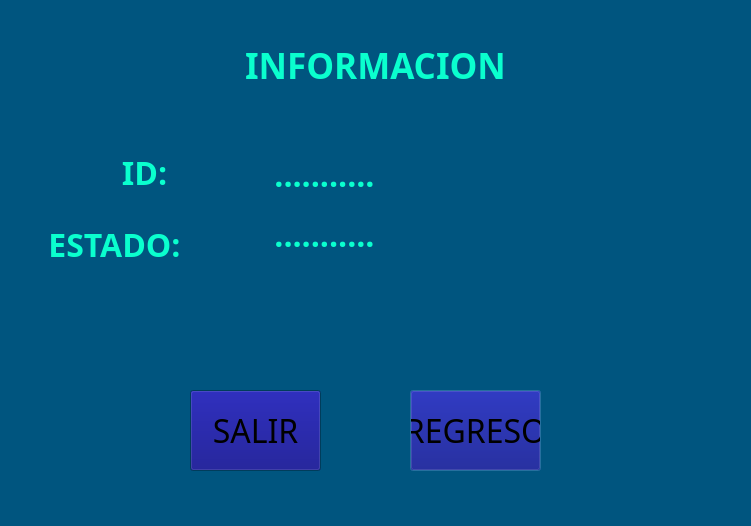
<?xml version="1.0" encoding="UTF-8"?>
<ui version="4.0">
 <class>ayuda</class>
 <widget class="QDialog" name="ayuda">
  <property name="geometry">
   <rect>
    <x>0</x>
    <y>0</y>
    <width>751</width>
    <height>526</height>
   </rect>
  </property>
  <property name="palette">
   <palette>
    <active>
     <colorrole role="WindowText">
      <brush brushstyle="SolidPattern">
       <color alpha="255">
        <red>10</red>
        <green>255</green>
        <blue>206</blue>
       </color>
      </brush>
     </colorrole>
     <colorrole role="Button">
      <brush brushstyle="SolidPattern">
       <color alpha="255">
        <red>0</red>
        <green>0</green>
        <blue>127</blue>
       </color>
      </brush>
     </colorrole>
     <colorrole role="Text">
      <brush brushstyle="SolidPattern">
       <color alpha="255">
        <red>10</red>
        <green>255</green>
        <blue>206</blue>
       </color>
      </brush>
     </colorrole>
     <colorrole role="ButtonText">
      <brush brushstyle="SolidPattern">
       <color alpha="255">
        <red>10</red>
        <green>255</green>
        <blue>206</blue>
       </color>
      </brush>
     </colorrole>
     <colorrole role="Base">
      <brush brushstyle="SolidPattern">
       <color alpha="255">
        <red>0</red>
        <green>85</green>
        <blue>127</blue>
       </color>
      </brush>
     </colorrole>
     <colorrole role="Window">
      <brush brushstyle="SolidPattern">
       <color alpha="255">
        <red>0</red>
        <green>85</green>
        <blue>127</blue>
       </color>
      </brush>
     </colorrole>
     <colorrole role="PlaceholderText">
      <brush brushstyle="SolidPattern">
       <color alpha="128">
        <red>10</red>
        <green>255</green>
        <blue>206</blue>
       </color>
      </brush>
     </colorrole>
    </active>
    <inactive>
     <colorrole role="WindowText">
      <brush brushstyle="SolidPattern">
       <color alpha="255">
        <red>10</red>
        <green>255</green>
        <blue>206</blue>
       </color>
      </brush>
     </colorrole>
     <colorrole role="Button">
      <brush brushstyle="SolidPattern">
       <color alpha="255">
        <red>0</red>
        <green>0</green>
        <blue>127</blue>
       </color>
      </brush>
     </colorrole>
     <colorrole role="Text">
      <brush brushstyle="SolidPattern">
       <color alpha="255">
        <red>10</red>
        <green>255</green>
        <blue>206</blue>
       </color>
      </brush>
     </colorrole>
     <colorrole role="ButtonText">
      <brush brushstyle="SolidPattern">
       <color alpha="255">
        <red>10</red>
        <green>255</green>
        <blue>206</blue>
       </color>
      </brush>
     </colorrole>
     <colorrole role="Base">
      <brush brushstyle="SolidPattern">
       <color alpha="255">
        <red>0</red>
        <green>85</green>
        <blue>127</blue>
       </color>
      </brush>
     </colorrole>
     <colorrole role="Window">
      <brush brushstyle="SolidPattern">
       <color alpha="255">
        <red>0</red>
        <green>85</green>
        <blue>127</blue>
       </color>
      </brush>
     </colorrole>
     <colorrole role="PlaceholderText">
      <brush brushstyle="SolidPattern">
       <color alpha="128">
        <red>10</red>
        <green>255</green>
        <blue>206</blue>
       </color>
      </brush>
     </colorrole>
    </inactive>
    <disabled>
     <colorrole role="WindowText">
      <brush brushstyle="SolidPattern">
       <color alpha="255">
        <red>120</red>
        <green>120</green>
        <blue>120</blue>
       </color>
      </brush>
     </colorrole>
     <colorrole role="Button">
      <brush brushstyle="SolidPattern">
       <color alpha="255">
        <red>0</red>
        <green>0</green>
        <blue>127</blue>
       </color>
      </brush>
     </colorrole>
     <colorrole role="Text">
      <brush brushstyle="SolidPattern">
       <color alpha="255">
        <red>120</red>
        <green>120</green>
        <blue>120</blue>
       </color>
      </brush>
     </colorrole>
     <colorrole role="ButtonText">
      <brush brushstyle="SolidPattern">
       <color alpha="255">
        <red>120</red>
        <green>120</green>
        <blue>120</blue>
       </color>
      </brush>
     </colorrole>
     <colorrole role="Base">
      <brush brushstyle="SolidPattern">
       <color alpha="255">
        <red>0</red>
        <green>85</green>
        <blue>127</blue>
       </color>
      </brush>
     </colorrole>
     <colorrole role="Window">
      <brush brushstyle="SolidPattern">
       <color alpha="255">
        <red>0</red>
        <green>85</green>
        <blue>127</blue>
       </color>
      </brush>
     </colorrole>
     <colorrole role="PlaceholderText">
      <brush brushstyle="SolidPattern">
       <color alpha="128">
        <red>0</red>
        <green>0</green>
        <blue>0</blue>
       </color>
      </brush>
     </colorrole>
    </disabled>
   </palette>
  </property>
  <property name="font">
   <font>
    <family>Agency FB</family>
    <pointsize>24</pointsize>
   </font>
  </property>
  <property name="cursor">
   <cursorShape>CrossCursor</cursorShape>
  </property>
  <property name="contextMenuPolicy">
   <enum>Qt::DefaultContextMenu</enum>
  </property>
  <property name="windowTitle">
   <string>Dialog</string>
  </property>
  <widget class="QWidget" name="verticalLayoutWidget">
   <property name="geometry">
    <rect>
     <x>0</x>
     <y>0</y>
     <width>751</width>
     <height>131</height>
    </rect>
   </property>
   <layout class="QVBoxLayout" name="verticalLayout_2">
    <item>
     <widget class="QLabel" name="label_2">
      <property name="sizePolicy">
       <sizepolicy hsizetype="Preferred" vsizetype="Preferred">
        <horstretch>50</horstretch>
        <verstretch>50</verstretch>
       </sizepolicy>
      </property>
      <property name="minimumSize">
       <size>
        <width>50</width>
        <height>50</height>
       </size>
      </property>
      <property name="font">
       <font>
        <family>Agency FB</family>
        <pointsize>20</pointsize>
       </font>
      </property>
      <property name="cursor">
       <cursorShape>CrossCursor</cursorShape>
      </property>
      <property name="frameShape">
       <enum>QFrame::NoFrame</enum>
      </property>
      <property name="frameShadow">
       <enum>QFrame::Plain</enum>
      </property>
      <property name="lineWidth">
       <number>1200</number>
      </property>
      <property name="midLineWidth">
       <number>20</number>
      </property>
      <property name="text">
       <string>&lt;html&gt;&lt;head/&gt;&lt;body&gt;&lt;p align=&quot;center&quot;&gt;&lt;span style=&quot; font-size:26pt; font-weight:600;&quot;&gt;INFORMACION&lt;/span&gt;&lt;/p&gt;&lt;/body&gt;&lt;/html&gt;</string>
      </property>
      <property name="alignment">
       <set>Qt::AlignCenter</set>
      </property>
      <property name="wordWrap">
       <bool>true</bool>
      </property>
     </widget>
    </item>
   </layout>
  </widget>
  <widget class="QPushButton" name="pushButton_2">
   <property name="geometry">
    <rect>
     <x>410</x>
     <y>390</y>
     <width>131</width>
     <height>81</height>
    </rect>
   </property>
   <property name="palette">
    <palette>
     <active>
      <colorrole role="Button">
       <brush brushstyle="SolidPattern">
        <color alpha="255">
         <red>0</red>
         <green>0</green>
         <blue>127</blue>
        </color>
       </brush>
      </colorrole>
      <colorrole role="ButtonText">
       <brush brushstyle="SolidPattern">
        <color alpha="255">
         <red>14</red>
         <green>255</green>
         <blue>175</blue>
        </color>
       </brush>
      </colorrole>
      <colorrole role="Base">
       <brush brushstyle="SolidPattern">
        <color alpha="255">
         <red>0</red>
         <green>0</green>
         <blue>127</blue>
        </color>
       </brush>
      </colorrole>
      <colorrole role="ToolTipBase">
       <brush brushstyle="SolidPattern">
        <color alpha="255">
         <red>0</red>
         <green>0</green>
         <blue>127</blue>
        </color>
       </brush>
      </colorrole>
     </active>
     <inactive>
      <colorrole role="Button">
       <brush brushstyle="SolidPattern">
        <color alpha="255">
         <red>0</red>
         <green>0</green>
         <blue>127</blue>
        </color>
       </brush>
      </colorrole>
      <colorrole role="ButtonText">
       <brush brushstyle="SolidPattern">
        <color alpha="255">
         <red>0</red>
         <green>0</green>
         <blue>0</blue>
        </color>
       </brush>
      </colorrole>
      <colorrole role="Base">
       <brush brushstyle="SolidPattern">
        <color alpha="255">
         <red>0</red>
         <green>0</green>
         <blue>127</blue>
        </color>
       </brush>
      </colorrole>
      <colorrole role="ToolTipBase">
       <brush brushstyle="SolidPattern">
        <color alpha="255">
         <red>0</red>
         <green>0</green>
         <blue>127</blue>
        </color>
       </brush>
      </colorrole>
     </inactive>
     <disabled>
      <colorrole role="Button">
       <brush brushstyle="SolidPattern">
        <color alpha="255">
         <red>0</red>
         <green>0</green>
         <blue>127</blue>
        </color>
       </brush>
      </colorrole>
      <colorrole role="ButtonText">
       <brush brushstyle="SolidPattern">
        <color alpha="255">
         <red>10</red>
         <green>255</green>
         <blue>206</blue>
        </color>
       </brush>
      </colorrole>
      <colorrole role="Base">
       <brush brushstyle="SolidPattern">
        <color alpha="255">
         <red>0</red>
         <green>85</green>
         <blue>127</blue>
        </color>
       </brush>
      </colorrole>
      <colorrole role="ToolTipBase">
       <brush brushstyle="SolidPattern">
        <color alpha="255">
         <red>0</red>
         <green>0</green>
         <blue>127</blue>
        </color>
       </brush>
      </colorrole>
     </disabled>
    </palette>
   </property>
   <property name="font">
    <font>
     <family>Agency FB</family>
     <pointsize>24</pointsize>
    </font>
   </property>
   <property name="cursor">
    <cursorShape>CrossCursor</cursorShape>
   </property>
   <property name="text">
    <string>REGRESO</string>
   </property>
   <property name="icon">
    <iconset>
     <normaloff>salir.png</normaloff>salir.png</iconset>
   </property>
   <property name="iconSize">
    <size>
     <width>40</width>
     <height>40</height>
    </size>
   </property>
  </widget>
  <widget class="QPushButton" name="pushButton">
   <property name="geometry">
    <rect>
     <x>190</x>
     <y>390</y>
     <width>131</width>
     <height>81</height>
    </rect>
   </property>
   <property name="palette">
    <palette>
     <active>
      <colorrole role="Button">
       <brush brushstyle="SolidPattern">
        <color alpha="255">
         <red>0</red>
         <green>0</green>
         <blue>127</blue>
        </color>
       </brush>
      </colorrole>
      <colorrole role="ButtonText">
       <brush brushstyle="SolidPattern">
        <color alpha="255">
         <red>14</red>
         <green>255</green>
         <blue>175</blue>
        </color>
       </brush>
      </colorrole>
      <colorrole role="Base">
       <brush brushstyle="SolidPattern">
        <color alpha="255">
         <red>0</red>
         <green>0</green>
         <blue>127</blue>
        </color>
       </brush>
      </colorrole>
      <colorrole role="ToolTipBase">
       <brush brushstyle="SolidPattern">
        <color alpha="255">
         <red>0</red>
         <green>0</green>
         <blue>127</blue>
        </color>
       </brush>
      </colorrole>
     </active>
     <inactive>
      <colorrole role="Button">
       <brush brushstyle="SolidPattern">
        <color alpha="255">
         <red>0</red>
         <green>0</green>
         <blue>127</blue>
        </color>
       </brush>
      </colorrole>
      <colorrole role="ButtonText">
       <brush brushstyle="SolidPattern">
        <color alpha="255">
         <red>0</red>
         <green>0</green>
         <blue>0</blue>
        </color>
       </brush>
      </colorrole>
      <colorrole role="Base">
       <brush brushstyle="SolidPattern">
        <color alpha="255">
         <red>0</red>
         <green>0</green>
         <blue>127</blue>
        </color>
       </brush>
      </colorrole>
      <colorrole role="ToolTipBase">
       <brush brushstyle="SolidPattern">
        <color alpha="255">
         <red>0</red>
         <green>0</green>
         <blue>127</blue>
        </color>
       </brush>
      </colorrole>
     </inactive>
     <disabled>
      <colorrole role="Button">
       <brush brushstyle="SolidPattern">
        <color alpha="255">
         <red>0</red>
         <green>0</green>
         <blue>127</blue>
        </color>
       </brush>
      </colorrole>
      <colorrole role="ButtonText">
       <brush brushstyle="SolidPattern">
        <color alpha="255">
         <red>10</red>
         <green>255</green>
         <blue>206</blue>
        </color>
       </brush>
      </colorrole>
      <colorrole role="Base">
       <brush brushstyle="SolidPattern">
        <color alpha="255">
         <red>0</red>
         <green>85</green>
         <blue>127</blue>
        </color>
       </brush>
      </colorrole>
      <colorrole role="ToolTipBase">
       <brush brushstyle="SolidPattern">
        <color alpha="255">
         <red>0</red>
         <green>0</green>
         <blue>127</blue>
        </color>
       </brush>
      </colorrole>
     </disabled>
    </palette>
   </property>
   <property name="font">
    <font>
     <family>Agency FB</family>
     <pointsize>24</pointsize>
    </font>
   </property>
   <property name="cursor">
    <cursorShape>CrossCursor</cursorShape>
   </property>
   <property name="text">
    <string>SALIR</string>
   </property>
   <property name="icon">
    <iconset>
     <normaloff>salir.png</normaloff>salir.png</iconset>
   </property>
   <property name="iconSize">
    <size>
     <width>40</width>
     <height>40</height>
    </size>
   </property>
  </widget>
  <widget class="QLabel" name="label_3">
   <property name="geometry">
    <rect>
     <x>-230</x>
     <y>150</y>
     <width>749</width>
     <height>129</height>
    </rect>
   </property>
   <property name="sizePolicy">
    <sizepolicy hsizetype="Preferred" vsizetype="Preferred">
     <horstretch>50</horstretch>
     <verstretch>50</verstretch>
    </sizepolicy>
   </property>
   <property name="minimumSize">
    <size>
     <width>50</width>
     <height>50</height>
    </size>
   </property>
   <property name="font">
    <font>
     <family>Agency FB</family>
     <pointsize>20</pointsize>
    </font>
   </property>
   <property name="cursor">
    <cursorShape>CrossCursor</cursorShape>
   </property>
   <property name="frameShape">
    <enum>QFrame::NoFrame</enum>
   </property>
   <property name="frameShadow">
    <enum>QFrame::Plain</enum>
   </property>
   <property name="lineWidth">
    <number>1200</number>
   </property>
   <property name="midLineWidth">
    <number>20</number>
   </property>
   <property name="text">
    <string>&lt;html&gt;&lt;head/&gt;&lt;body&gt;&lt;p align=&quot;center&quot;&gt;&lt;span style=&quot; font-size:24pt; font-weight:600;&quot;&gt;ID:&lt;/span&gt;&lt;/p&gt;&lt;p align=&quot;center&quot;&gt;&lt;span style=&quot; font-size:24pt; font-weight:600;&quot;&gt;&lt;br/&gt;&lt;/span&gt;&lt;/p&gt;&lt;/body&gt;&lt;/html&gt;</string>
   </property>
   <property name="alignment">
    <set>Qt::AlignCenter</set>
   </property>
   <property name="wordWrap">
    <bool>true</bool>
   </property>
  </widget>
  <widget class="QLabel" name="label_4">
   <property name="geometry">
    <rect>
     <x>-260</x>
     <y>180</y>
     <width>749</width>
     <height>129</height>
    </rect>
   </property>
   <property name="sizePolicy">
    <sizepolicy hsizetype="Preferred" vsizetype="Preferred">
     <horstretch>50</horstretch>
     <verstretch>50</verstretch>
    </sizepolicy>
   </property>
   <property name="minimumSize">
    <size>
     <width>50</width>
     <height>50</height>
    </size>
   </property>
   <property name="font">
    <font>
     <family>Agency FB</family>
     <pointsize>20</pointsize>
    </font>
   </property>
   <property name="cursor">
    <cursorShape>CrossCursor</cursorShape>
   </property>
   <property name="frameShape">
    <enum>QFrame::NoFrame</enum>
   </property>
   <property name="frameShadow">
    <enum>QFrame::Plain</enum>
   </property>
   <property name="lineWidth">
    <number>1200</number>
   </property>
   <property name="midLineWidth">
    <number>20</number>
   </property>
   <property name="text">
    <string>&lt;html&gt;&lt;head/&gt;&lt;body&gt;&lt;p align=&quot;center&quot;&gt;&lt;span style=&quot; font-size:24pt; font-weight:600;&quot;&gt;ESTADO:&lt;/span&gt;&lt;/p&gt;&lt;/body&gt;&lt;/html&gt;</string>
   </property>
   <property name="alignment">
    <set>Qt::AlignCenter</set>
   </property>
   <property name="wordWrap">
    <bool>true</bool>
   </property>
  </widget>
  <widget class="QLabel" name="label_5">
   <property name="geometry">
    <rect>
     <x>-50</x>
     <y>110</y>
     <width>749</width>
     <height>129</height>
    </rect>
   </property>
   <property name="sizePolicy">
    <sizepolicy hsizetype="Preferred" vsizetype="Preferred">
     <horstretch>50</horstretch>
     <verstretch>50</verstretch>
    </sizepolicy>
   </property>
   <property name="minimumSize">
    <size>
     <width>50</width>
     <height>50</height>
    </size>
   </property>
   <property name="font">
    <font>
     <family>Agency FB</family>
     <pointsize>20</pointsize>
    </font>
   </property>
   <property name="cursor">
    <cursorShape>CrossCursor</cursorShape>
   </property>
   <property name="frameShape">
    <enum>QFrame::NoFrame</enum>
   </property>
   <property name="frameShadow">
    <enum>QFrame::Plain</enum>
   </property>
   <property name="lineWidth">
    <number>1200</number>
   </property>
   <property name="midLineWidth">
    <number>20</number>
   </property>
   <property name="text">
    <string>&lt;html&gt;&lt;head/&gt;&lt;body&gt;&lt;p align=&quot;center&quot;&gt;&lt;span style=&quot; font-size:24pt; font-weight:600;&quot;&gt;...........&lt;/span&gt;&lt;/p&gt;&lt;/body&gt;&lt;/html&gt;</string>
   </property>
   <property name="alignment">
    <set>Qt::AlignCenter</set>
   </property>
   <property name="wordWrap">
    <bool>true</bool>
   </property>
  </widget>
  <widget class="QLabel" name="label_6">
   <property name="geometry">
    <rect>
     <x>-50</x>
     <y>170</y>
     <width>749</width>
     <height>129</height>
    </rect>
   </property>
   <property name="sizePolicy">
    <sizepolicy hsizetype="Preferred" vsizetype="Preferred">
     <horstretch>50</horstretch>
     <verstretch>50</verstretch>
    </sizepolicy>
   </property>
   <property name="minimumSize">
    <size>
     <width>50</width>
     <height>50</height>
    </size>
   </property>
   <property name="font">
    <font>
     <family>Agency FB</family>
     <pointsize>20</pointsize>
    </font>
   </property>
   <property name="cursor">
    <cursorShape>CrossCursor</cursorShape>
   </property>
   <property name="frameShape">
    <enum>QFrame::NoFrame</enum>
   </property>
   <property name="frameShadow">
    <enum>QFrame::Plain</enum>
   </property>
   <property name="lineWidth">
    <number>1200</number>
   </property>
   <property name="midLineWidth">
    <number>20</number>
   </property>
   <property name="text">
    <string>&lt;html&gt;&lt;head/&gt;&lt;body&gt;&lt;p align=&quot;center&quot;&gt;&lt;span style=&quot; font-size:24pt; font-weight:600;&quot;&gt;...........&lt;/span&gt;&lt;/p&gt;&lt;/body&gt;&lt;/html&gt;</string>
   </property>
   <property name="alignment">
    <set>Qt::AlignCenter</set>
   </property>
   <property name="wordWrap">
    <bool>true</bool>
   </property>
  </widget>
 </widget>
 <resources/>
 <connections/>
</ui>
